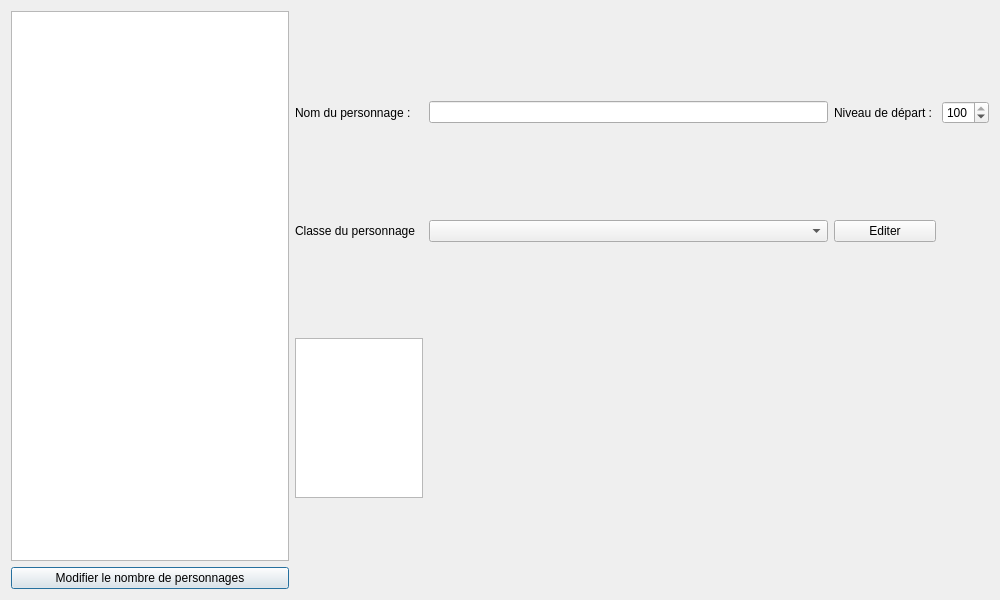
<?xml version="1.0" encoding="UTF-8"?>
<ui version="4.0">
 <class>CharactersDialog</class>
 <widget class="QDialog" name="CharactersDialog">
  <property name="geometry">
   <rect>
    <x>0</x>
    <y>0</y>
    <width>1000</width>
    <height>600</height>
   </rect>
  </property>
  <property name="windowTitle">
   <string>Gestion des personnages</string>
  </property>
  <layout class="QHBoxLayout" name="horizontalLayout" stretch="2,5">
   <item>
    <layout class="QVBoxLayout" name="verticalLayout">
     <item>
      <widget class="QListView" name="characters_list"/>
     </item>
     <item>
      <widget class="QPushButton" name="characters_number_button">
       <property name="text">
        <string>Modifier le nombre de personnages</string>
       </property>
      </widget>
     </item>
    </layout>
   </item>
   <item>
    <layout class="QGridLayout" name="gridLayout">
     <item row="0" column="1">
      <widget class="QLineEdit" name="character_name_field"/>
     </item>
     <item row="0" column="0">
      <widget class="QLabel" name="character_name_label">
       <property name="text">
        <string>Nom du personnage : </string>
       </property>
      </widget>
     </item>
     <item row="2" column="0">
      <widget class="QGraphicsView" name="graphicsView">
       <property name="maximumSize">
        <size>
         <width>128</width>
         <height>160</height>
        </size>
       </property>
       <property name="backgroundBrush">
        <brush brushstyle="Dense1Pattern">
         <color alpha="255">
          <red>0</red>
          <green>0</green>
          <blue>0</blue>
         </color>
        </brush>
       </property>
       <property name="foregroundBrush">
        <brush brushstyle="CrossPattern">
         <color alpha="255">
          <red>0</red>
          <green>0</green>
          <blue>0</blue>
         </color>
        </brush>
       </property>
      </widget>
     </item>
     <item row="0" column="2">
      <widget class="QLabel" name="character_level_label">
       <property name="text">
        <string>Niveau de départ : </string>
       </property>
      </widget>
     </item>
     <item row="0" column="3">
      <widget class="QSpinBox" name="character_level_numeric">
       <property name="maximum">
        <number>100</number>
       </property>
       <property name="value">
        <number>100</number>
       </property>
      </widget>
     </item>
     <item row="1" column="0">
      <widget class="QLabel" name="character_class_label">
       <property name="text">
        <string>Classe du personnage</string>
       </property>
      </widget>
     </item>
     <item row="1" column="1">
      <widget class="QComboBox" name="character_class_list"/>
     </item>
     <item row="1" column="2">
      <widget class="QPushButton" name="character_class_button">
       <property name="text">
        <string>Editer</string>
       </property>
      </widget>
     </item>
    </layout>
   </item>
  </layout>
 </widget>
 <resources/>
 <connections/>
</ui>
